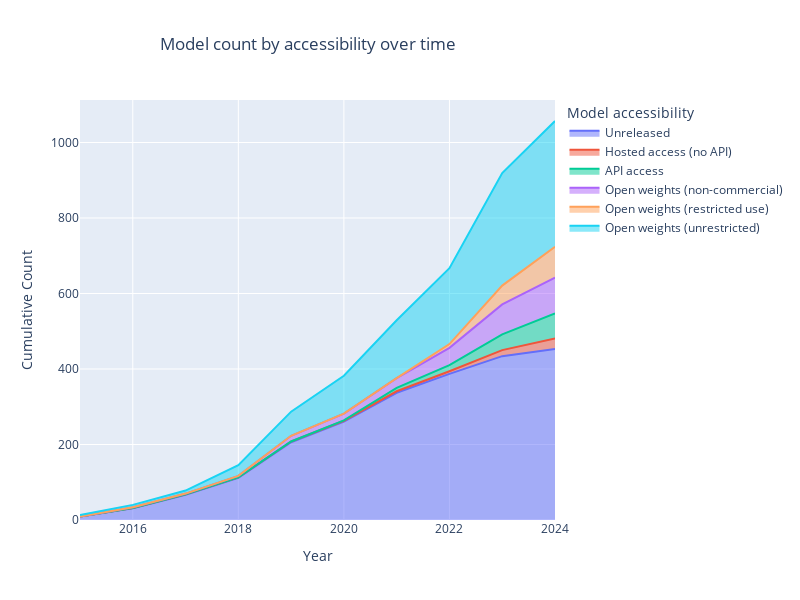

Notebook source saved alongside this figure:
### Code cell
# Get counts of all models by year and model accessibility
# Only include 2015 and later because older models are rare
access_counts = access_df.loc[access_df['Year'] >= 2015].groupby(['Year', 'Model accessibility']).size().reset_index(name='Count')

cumulative_access_counts = get_cumulative_counts(access_counts)

# Cumulative area chart
fig = px.area(cumulative_access_counts, x='Year', y='Cumulative for status', color='Model accessibility', line_group='Model accessibility',
              labels={'Cumulative for status': 'Cumulative Count', 'Year': 'Year'},
              title='Model count by accessibility over time')

fig.update_layout(
    autosize=False,
    width=800,
    height=600,
    title_x=0.2,
)

# save_plot(fig, results_dir, f'cumulative_model_count_by_accessibility')

fig.show()

### Figure 1 — Plotly figure (JSON) as saved in the notebook; plotly's stock layout.template omitted (floating-point values rounded to 4 significant figures)
{"data": [{"fillpattern": {"shape": ""}, "hovertemplate": "Model accessibility=Unreleased<br>Year=%{x}<br>Cumulative Count=%{y}<extra></extra>", "legendgroup": "Unreleased", "line": {"color": "#636efa"}, "marker": {"symbol": "circle"}, "mode": "lines", "name": "Unreleased", "orientation": "v", "showlegend": true, "stackgroup": "1", "type": "scatter", "x": [2015, 2016, 2017, 2018, 2019, 2020, 2021, 2022, 2023, 2024], "xaxis": "x", "y": [9, 31, 67, 112, 206, 261, 337, 387, 434, 453], "yaxis": "y"}, {"fillpattern": {"shape": ""}, "hovertemplate": "Model accessibility=Hosted access (no API)<br>Year=%{x}<br>Cumulative Count=%{y}<extra></extra>", "legendgroup": "Hosted access (no API)", "line": {"color": "#EF553B"}, "marker": {"symbol": "circle"}, "mode": "lines", "name": "Hosted access (no API)", "orientation": "v", "showlegend": true, "stackgroup": "1", "type": "scatter", "x": [2015, 2016, 2017, 2018, 2019, 2020, 2021, 2022, 2023, 2024], "xaxis": "x", "y": [0, 1, 1, 1, 2, 2, 4, 7, 16, 28], "yaxis": "y"}, {"fillpattern": {"shape": ""}, "hovertemplate": "Model accessibility=API access<br>Year=%{x}<br>Cumulative Count=%{y}<extra></extra>", "legendgroup": "API access", "line": {"color": "#00cc96"}, "marker": {"symbol": "circle"}, "mode": "lines", "name": "API access", "orientation": "v", "showlegend": true, "stackgroup": "1", "type": "scatter", "x": [2015, 2016, 2017, 2018, 2019, 2020, 2021, 2022, 2023, 2024], "xaxis": "x", "y": [0, 0, 0, 0, 0, 1, 9, 16, 42, 66], "yaxis": "y"}, {"fillpattern": {"shape": ""}, "hovertemplate": "Model accessibility=Open weights (non-commercial)<br>Year=%{x}<br>Cumulative Count=%{y}<extra></extra>", "legendgroup": "Open weights (non-commercial)", "line": {"color": "#ab63fa"}, "marker": {"symbol": "circle"}, "mode": "lines", "name": "Open weights (non-commercial)", "orientation": "v", "showlegend": true, "stackgroup": "1", "type": "scatter", "x": [2015, 2016, 2017, 2018, 2019, 2020, 2021, 2022, 2023, 2024], "xaxis": "x", "y": [0, 2, 2, 4, 15, 18, 26, 46, 79, 95], "yaxis": "y"}, {"fillpattern": {"shape": ""}, "hovertemplate": "Model accessibility=Open weights (restricted use)<br>Year=%{x}<br>Cumulative Count=%{y}<extra></extra>", "legendgroup": "Open weights (restricted use)", "line": {"color": "#FFA15A"}, "marker": {"symbol": "circle"}, "mode": "lines", "name": "Open weights (restricted use)", "orientation": "v", "showlegend": true, "stackgroup": "1", "type": "scatter", "x": [2015, 2016, 2017, 2018, 2019, 2020, 2021, 2022, 2023, 2024], "xaxis": "x", "y": [0, 0, 0, 0, 0, 0, 0, 10, 50, 82], "yaxis": "y"}, {"fillpattern": {"shape": ""}, "hovertemplate": "Model accessibility=Open weights (unrestricted)<br>Year=%{x}<br>Cumulative Count=%{y}<extra></extra>", "legendgroup": "Open weights (unrestricted)", "line": {"color": "#19d3f3"}, "marker": {"symbol": "circle"}, "mode": "lines", "name": "Open weights (unrestricted)", "orientation": "v", "showlegend": true, "stackgroup": "1", "type": "scatter", "x": [2015, 2016, 2017, 2018, 2019, 2020, 2021, 2022, 2023, 2024], "xaxis": "x", "y": [4, 6, 8, 28, 64, 100, 153, 201, 298, 333], "yaxis": "y"}], "layout": {"autosize": false, "height": 600, "legend": {"title": {"text": "Model accessibility"}, "tracegroupgap": 0}, "title": {"text": "Model count by accessibility over time", "x": 0.2}, "width": 800, "xaxis": {"anchor": "y", "domain": [0, 1], "title": {"text": "Year"}}, "yaxis": {"anchor": "x", "domain": [0, 1], "title": {"text": "Cumulative Count"}}}}
